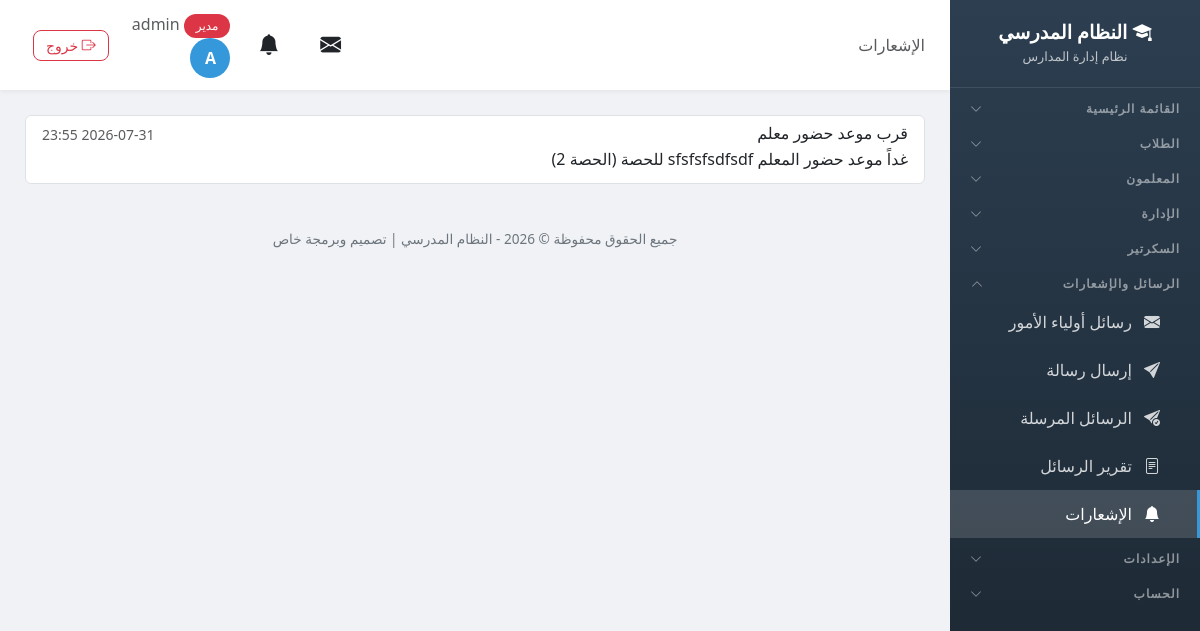
The app's page /notifications/ (signed in) with its own data.
### school/models.py (models this page shows, shortened)
class Profile(models.Model):
    ROLE_CHOICES = [
        ('admin', 'مدير'),
        ('vice_principal', 'نائب مدير'),
        ('secretary', 'سكرتير'),
        ('teacher', 'معلم'),
        ('student', 'طالب'),
    ]
    user = models.OneToOneField(User, on_delete=models.CASCADE, related_name='profile')
    role = models.CharField('الدور', max_length=20, choices=ROLE_CHOICES, default='student')
    phone = models.CharField('رقم الهاتف', max_length=20, blank=True)

class Notification(models.Model):
    user = models.ForeignKey(User, on_delete=models.CASCADE, related_name='notifications', verbose_name='المستخدم')
    title = models.CharField('العنوان', max_length=255)
    message = models.TextField('الرسالة', blank=True)
    link = models.CharField('الرابط', max_length=500, blank=True)
    is_read = models.BooleanField('مقروء', default=False)
    created_at = models.DateTimeField('تاريخ الإرسال', auto_now_add=True)
    class Meta:
        verbose_name = 'إشعار'
        verbose_name_plural = 'الإشعارات'
        ordering = ['-created_at']

### school/views.py (the view)
# urls.py: path('notifications/', views.notification_list, name='notification_list'),
@login_required
def notification_list(request):
    notifications = Notification.objects.filter(user=request.user).exclude(link__startswith='/messages/')
    notifications.filter(is_read=False).update(is_read=True)
    return render(request, 'school/notification_list.html', {
        'notifications': notifications,
    })

### school/models.py (called while the page is built, shortened)
def has_perm(user, module, action):
    if user.profile.role == 'admin':
        return True

### school/services.py (called while the page is built, shortened)
def send_visit_reminders():
    try:
        tomorrow = date.today() + timedelta(days=1)
        due = VisitProgram.objects.filter(visit_date=tomorrow, reminder_sent=False).select_related('teacher')
        if not due.exists():
            return
    except Exception as e:
        logger.error(f'خطأ في إرسال تذكيرات الزيارات: {e}')

### templates/school/notification_list.html (shortened to what this page needs)
{% extends 'school/base.html' %}
{% block page_heading %}الإشعارات{% endblock %}
{% block content %}
{% if notifications %}
<div class="list-group">
    {% for n in notifications %}
    <a href="{% url 'notification_read' n.id %}" class="list-group-item list-group-item-action {% if not n.is_read %}list-group-item-info{% endif %}">
        <div class="d-flex w-100 justify-content-between">
            <h6 class="mb-1">{{ n.title }}</h6>
            <small class="text-muted">{{ n.created_at|date:'Y-m-d H:i' }}</small>
        </div>
        <p class="mb-1" style="white-space: pre-line;">{{ n.message }}</p>
    </a>
    {% endfor %}
</div>
{% else %}
<p class="text-muted text-center py-5">لا توجد إشعارات</p>
{% endif %}
{% endblock %}

### templates/school/base.html (shortened to what this page needs)
<!DOCTYPE html>
<html lang="ar" dir="rtl">
<head>
    <link href="https://cdn.jsdelivr.net/npm/bootstrap@5.3.0/dist/css/bootstrap.min.css" rel="stylesheet">
    <link href="https://cdn.jsdelivr.net/npm/bootstrap@5.3.0/dist/css/bootstrap.rtl.min.css" rel="stylesheet">
    <link rel="stylesheet" href="https://cdn.jsdelivr.net/npm/bootstrap-icons@1.11.0/font/bootstrap-icons.css">
    <link href="https://cdn.jsdelivr.net/npm/select2@4.1.0-rc.0/dist/css/select2.min.css" rel="stylesheet" />
    <link href="https://cdn.jsdelivr.net/npm/select2-bootstrap-5-theme@1.3.0/dist/select2-bootstrap-5-theme.rtl.min.css" rel="stylesheet" />
    <link rel="stylesheet" href="https://unpkg.com/leaflet@1.9.4/dist/leaflet.css" />
</head>
<body>
    {% if user.is_authenticated %}
    <div class="sidebar" id="sidebar">
        <div class="brand">
            <h4><i class="bi bi-mortarboard-fill"></i> النظام المدرسي</h4>
            <small>نظام إدارة المدارس</small>
        </div>
        {% if user.is_authenticated %}
        <button class="nav-section nav-toggle" type="button" data-target="collapse-main" aria-expanded="false">
            <span>القائمة الرئيسية</span><i class="bi bi-chevron-down"></i>
        </button>
        {% if 'students_view' in user_perms or 'students_add' in user_perms or 'notes_view' in user_perms or 'levels_view' in user_perms %}
        <button class="nav-section nav-toggle" type="button" data-target="collapse-students" aria-expanded="false">
            <span>الطلاب</span><i class="bi bi-chevron-down"></i>
        </button>
        {% endif %}
        {% if 'teachers_view' in user_perms or 'teachers_add' in user_perms or 'nominations_view' in user_perms or 'guardians_view' in user_perms %}
        <button class="nav-section nav-toggle" type="button" data-target="collapse-teachers" aria-expanded="false">
            <span>المعلمون</span><i class="bi bi-chevron-down"></i>
        </button>
        {% endif %}
        {% if 'classes_view' in user_perms or 'subjects_view' in user_perms or 'announcements_view' in user_perms or 'agenda_view' in user_perms or 'leaves_view' in user_perms or 'lateness_view' in user_perms or 'meetings_view' in user_perms or 'supervisor_visits_view' in user_perms or 'inspection_visits_view' in user_perms or 'visit_program_view' in user_perms or 'absence_view' in user_perms or 'schedule_view' in user_perms or 'certificates_view' in user_perms or 'exams_view' in user_perms or 'survey_view' in user_perms %}
        <button class="nav-section nav-toggle" type="button" data-target="collapse-admin" aria-expanded="false">
            <span>الإدارة</span><i class="bi bi-chevron-down"></i>
        </button>
        {% endif %}
        {% if 'incoming_view' in user_perms or 'outgoing_view' in user_perms %}
        <button class="nav-section nav-toggle" type="button" data-target="collapse-secretary" aria-expanded="false">
            <span>السكرتير</span><i class="bi bi-chevron-down"></i>
        </button>
        {% endif %}
        {% if 'messages_view' in user_perms or 'messages_send' in user_perms %}
        <button class="nav-section nav-toggle" type="button" data-target="collapse-messages" aria-expanded="false">
            <span>الرسائل والإشعارات</span><i class="bi bi-chevron-down"></i>
        </button>
        <div class="nav-collapse" id="collapse-messages">
        {% endif %}
        {% if 'messages_view' in user_perms %}
        <a href="{% url 'message_list' %}" class="nav-link {% if request.resolver_match.url_name == 'message_list' %}active{% endif %}">
            <i class="bi bi-envelope-fill"></i> رسائل أولياء الأمور
        </a>
        {% endif %}
        {% if 'messages_send' in user_perms %}
        <a href="{% url 'send_message' %}" class="nav-link {% if request.resolver_match.url_name == 'send_message' or request.resolver_match.url_name == 'send_message_to' %}active{% endif %}">
            <i class="bi bi-send-fill"></i> إرسال رسالة
        </a>
        <a href="{% url 'sent_messages' %}" class="nav-link {% if request.resolver_match.url_name == 'sent_messages' %}active{% endif %}">
            <i class="bi bi-send-check-fill"></i> الرسائل المرسلة
        </a>
        {% endif %}
        {% if 'messages_view' in user_perms %}
        <a href="{% url 'messages_report' %}" class="nav-link {% if request.resolver_match.url_name == 'messages_report' %}active{% endif %}">
            <i class="bi bi-file-text"></i> تقرير الرسائل
        </a>
        {% endif %}
        <a href="{% url 'notification_list' %}" class="nav-link {% if request.resolver_match.url_name == 'notification_list' %}active{% endif %}">
            <i class="bi bi-bell-fill"></i> الإشعارات
        </a>
        {% if 'messages_view' in user_perms or 'messages_send' in user_perms %}
        </div>
        {% endif %}
        {% if 'settings_accounts' in user_perms or 'settings_whatsapp' in user_perms or 'settings_links' in user_perms or user.profile.role == 'admin' %}
        <button class="nav-section nav-toggle" type="button" data-target="collapse-settings" aria-expanded="false">
            <span>الإعدادات</span><i class="bi bi-chevron-down"></i>
        </button>
        {% endif %}
        <button class="nav-section nav-toggle" type="button" data-target="collapse-account" aria-expanded="false">
            <span>الحساب</span><i class="bi bi-chevron-down"></i>
        </button>
        {% endif %}
    </div>
    <div class="main-content">
        <div class="top-bar">
            <div>
                <span class="d-none d-md-inline text-muted">{% block page_heading %}{% endblock %}</span>
            </div>
            <div class="user-info">
                <div class="dropdown d-inline-block mx-2" id="messageBell">
                    <button class="btn btn-link text-reset position-relative p-1" type="button" data-bs-toggle="dropdown" aria-expanded="false" style="font-size: 1.3rem;">
                        <i class="bi bi-envelope-fill"></i>
                    </button>
                </div>
                <div class="dropdown d-inline-block mx-2" id="notificationBell">
                    <button class="btn btn-link text-reset position-relative p-1" type="button" data-bs-toggle="dropdown" aria-expanded="false" style="font-size: 1.3rem;">
                        <i class="bi bi-bell-fill"></i>
                    </button>
                </div>
                <a href="{% url 'my_account' %}" class="text-decoration-none text-reset">
                    <span class="text-muted d-none d-sm-inline">
                        <span class="badge bg-{% if user.profile.role == 'admin' %}danger{% elif user.profile.role == 'teacher' %}success{% else %}info{% endif %}">
                            {{ user.profile.get_role_display }}
                        </span>
                        {{ user.first_name|default:user.username }}
                    </span>
                    <div class="avatar">{{ user.first_name|first|default:user.username|first|upper }}</div>
                </a>
                <a href="{% url 'logout' %}" class="btn btn-sm btn-outline-danger ms-2" title="تسجيل الخروج">
                    <i class="bi bi-box-arrow-right"></i> <span class="d-none d-sm-inline">خروج</span>
                </a>
            </div>
        </div>
        <div class="page-content">
            {% block content %}{% endblock %}
        </div>
        <div class="footer no-print">
            <p>جميع الحقوق محفوظة &copy; {% now "Y" %} - النظام المدرسي | تصميم وبرمجة خاص</p>
        </div>
    </div>
    {% endif %}
</body>
</html>

### templates/school/base.html (style rules this page uses)
:root { --primary-color: #2c3e50; --secondary-color: #3498db; --accent-color: #e74c3c; --success-color: #27ae60; --warning-color: #f39c12; --info-color: #17a2b8; --sidebar-width: 250px; }
body { font-family: 'Segoe UI', Tahoma, sans-serif; background-color: #f0f2f5; overflow-x: hidden; }
.sidebar { position: fixed; top: 0; right: 0; height: 100vh; width: var(--sidebar-width); background: linear-gradient(180deg, var(--primary-color) 0%, #1a252f 100%); color: #fff; z-index: 1000; transition: all 0.3s ease; overflow-y: auto; }
.sidebar .brand { padding: 20px 15px; text-align: center; border-bottom: 1px solid rgba(255,255,255,0.1); }
.sidebar .brand h4 { margin: 0; font-weight: 700; font-size: 1.2rem; }
.sidebar .brand small { color: rgba(255,255,255,0.7); font-size: 0.8rem; }
.sidebar .nav-link { color: rgba(255,255,255,0.8); padding: 12px 20px; border-right: 3px solid transparent; transition: all 0.2s ease; display: flex; align-items: center; gap: 10px; }
.sidebar .nav-link.active { background: rgba(255,255,255,0.15); color: #fff; border-right-color: var(--secondary-color); }
.sidebar .nav-link i { width: 20px; text-align: center; }
.sidebar .nav-section { padding: 15px 20px 5px; font-size: 0.7rem; text-transform: uppercase; color: rgba(255,255,255,0.4); letter-spacing: 1px; }
.sidebar .nav-toggle { display: flex; justify-content: space-between; align-items: center; width: 100%; background: none; border: none; padding: 12px 20px 5px; cursor: pointer; text-align: right; font-size: 0.75rem; font-weight: 700; letter-spacing: 1px; color: rgba(255,255,255,0.5); transition: color 0.2s ease; }
.sidebar .nav-toggle .bi-chevron-down { transition: transform 0.3s ease; }
.sidebar .nav-toggle.open .bi-chevron-down { transform: rotate(180deg); }
.sidebar .nav-collapse { display: none; }
.sidebar .nav-collapse .nav-link { padding-right: 35px; }
.main-content { margin-right: var(--sidebar-width); min-height: 100vh; transition: all 0.3s ease; }
.top-bar { background: #fff; padding: 12px 25px; box-shadow: 0 2px 4px rgba(0,0,0,0.05); display: flex; justify-content: space-between; align-items: center; position: sticky; top: 0; z-index: 999; }
.top-bar .user-info { display: flex; align-items: center; gap: 15px; }
.top-bar .user-info .avatar { width: 40px; height: 40px; border-radius: 50%; background: var(--secondary-color); color: #fff; display: flex; align-items: center; justify-content: center; font-weight: bold; }
.page-content { padding: 25px; }
.btn { border-radius: 8px; font-weight: 500; padding: 8px 20px; }
.btn-sm { padding: 4px 12px; }
.badge { padding: 6px 12px; border-radius: 20px; font-weight: 500; }
.footer { text-align: center; padding: 20px; color: #6c757d; font-size: 0.85rem; }

### records on screen
Notification: title "قرب موعد حضور معلم", created_at "2026-07-31 23:55", message "غداً موعد حضور المعلم sfsfsfsdfsdf للحصة (الحصة 2)"

### other values on screen
{{ user.profile.get_role_display }} "مدير"
{{ user.first_name|default:user.username }} "admin"
{{ user.first_name|first|default:user.username|first|upper }} "A"
